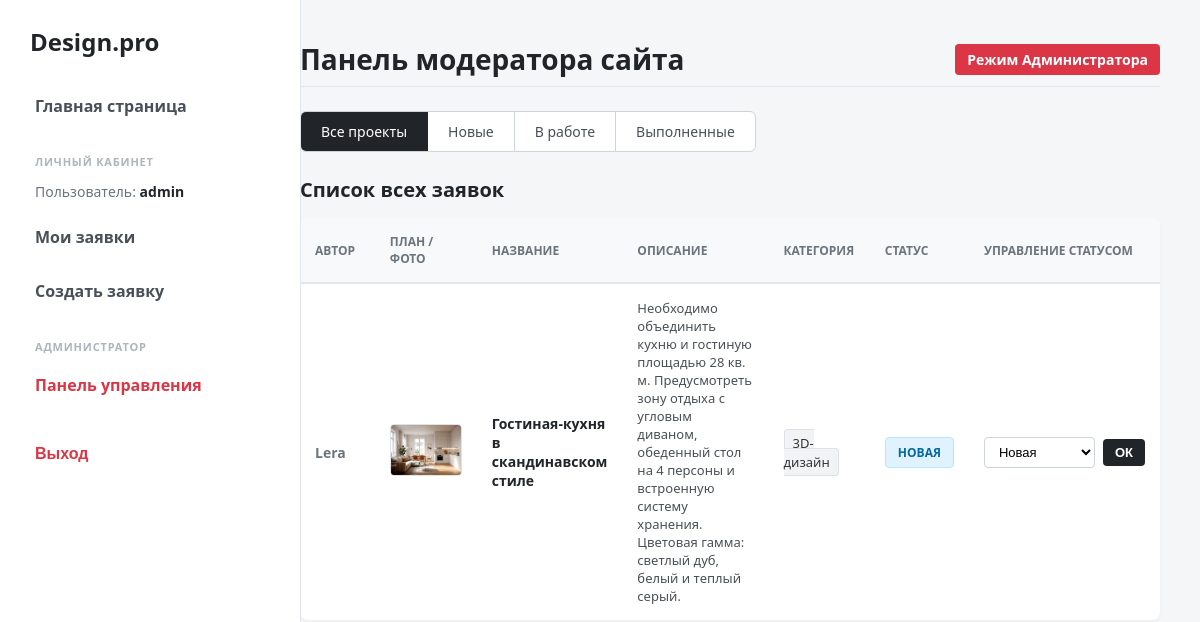
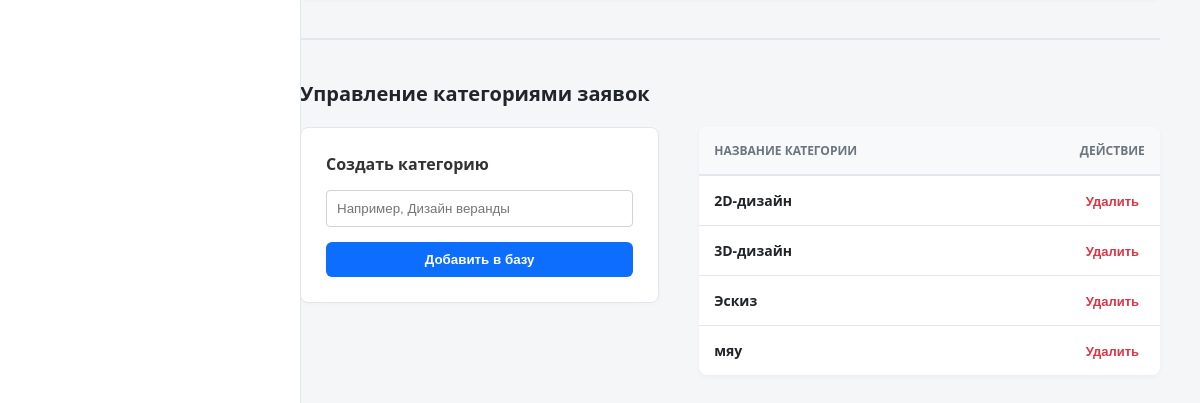
Page /catalog/admin-panel/ (signed in) on the earlier database version (2 pictures, top to bottom).
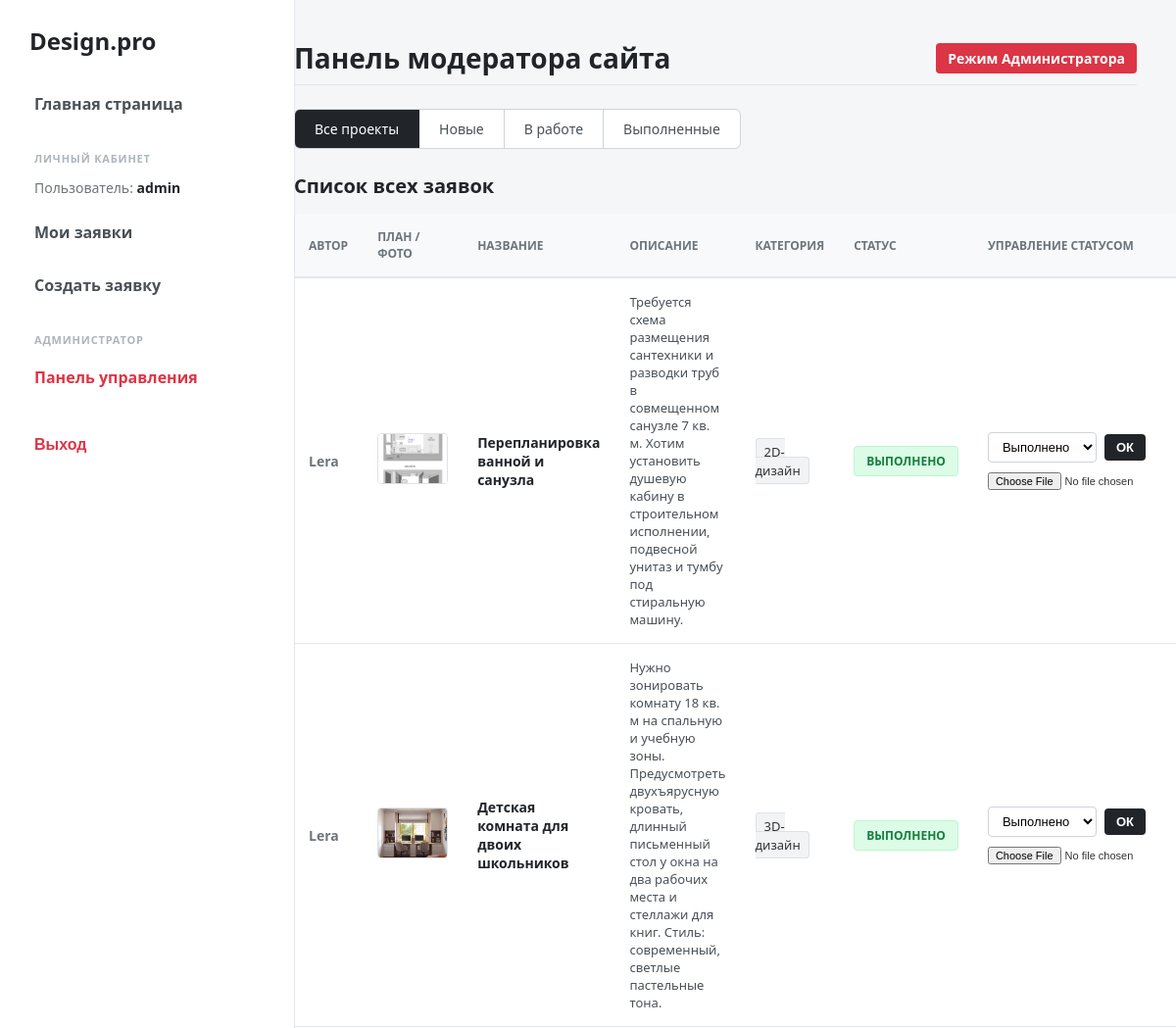
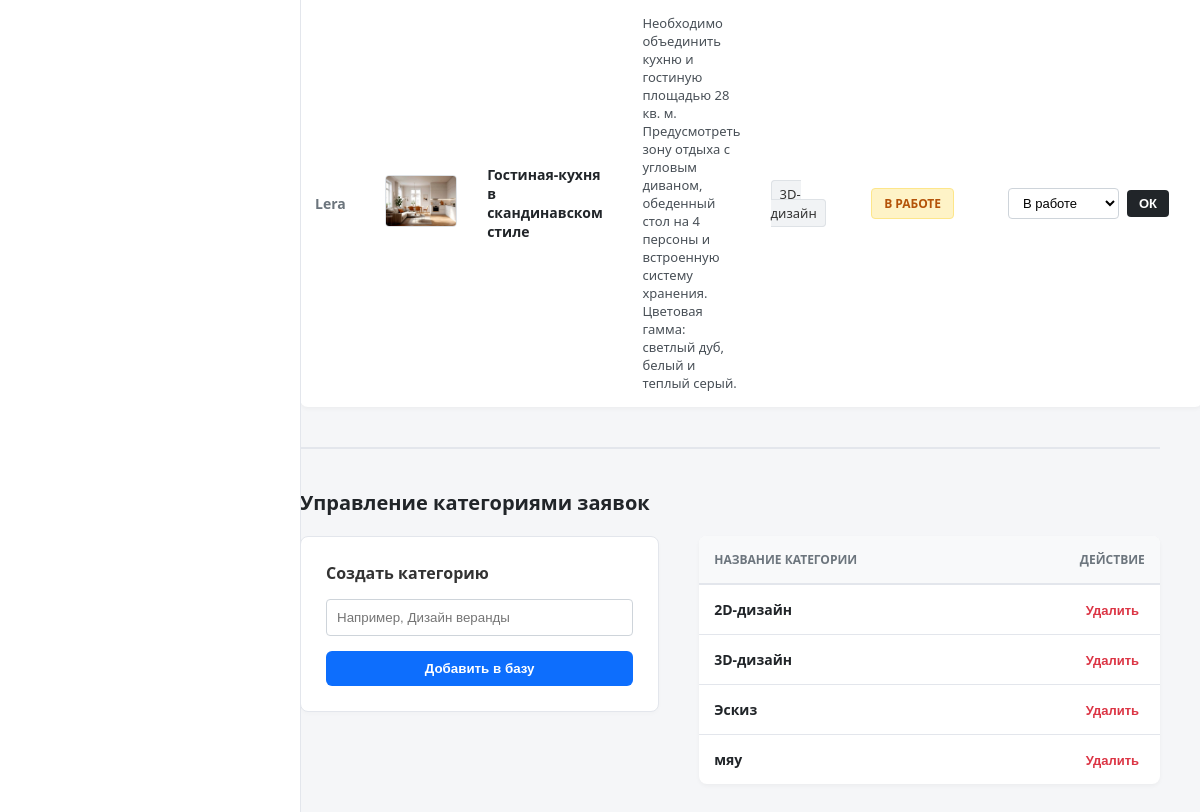
Same page on the later database version (2 pictures, top to bottom).
### catalog/models.py (models this page shows, shortened)
class Application(models.Model):
    STATUS_CHOICES = (
        ('n', 'Новая'),
        ('w', 'Принято в работу'),
        ('d', 'Выполнено'),
    )
    id = models.UUIDField(primary_key=True, default=uuid.uuid4, help_text="Уникальный ID заявки")
    user = models.ForeignKey(User, on_delete=models.CASCADE, verbose_name="Заявитель")
    title = models.CharField(max_length=200, verbose_name="Название") # чар для короткого
    description = models.TextField(verbose_name="Описание") # текст для длинного
    category = models.ForeignKey(Category, on_delete=models.CASCADE, verbose_name="Категория") #связь с таблицей категорий
    photo = models.ImageField(upload_to='plans/', verbose_name="Фото помещения или его план") #поле для загрузки картинки
    design_photo = models.ImageField(upload_to='designs/', null=True, blank=True, verbose_name="Итоговый дизайн")
    created_at = models.DateTimeField(auto_now_add=True, verbose_name="Временная метка добавления")
    status = models.CharField(max_length=1, choices=STATUS_CHOICES, default='n', verbose_name="Статус заявки")
    comment = models.TextField(null=True, blank=True, verbose_name="Комментарий администратора")
    class Meta:
        ordering = ['-created_at']  # свежие заявки выводятся в начале списка по умолчанию
        verbose_name = "Заявка"
        verbose_name_plural = "Заявки"

class Category(models.Model):
    name = models.CharField(max_length=200, unique=True, verbose_name="Название категории") #unique=True запрещает 2 одинаковых категории делать
    class Meta:
        verbose_name = "Категория заявки"
        verbose_name_plural = "Категории заявок"

### catalog/views.py (the view, shortened to what this page needs)
# urls.py: path('admin-panel/', views.admin_panel_view, name='admin-panel'),
@login_required
def admin_panel_view(request):
    if not request.user.is_staff:  # если у пользователя нет прав администратора, нельзя
        raise PermissionDenied
    all_apps = Application.objects.all().order_by('-created_at')
    all_categories = Category.objects.all().order_by('name')
    status_filter = request.GET.get('status')
    if status_filter in ['n', 'w', 'd']:
        all_apps = all_apps.filter(status=status_filter)
    return render(request, 'catalog/admin_panel.html', {
        'all_apps': all_apps,
        'all_categories': all_categories,
        'status_filter': status_filter
    })

### catalog/templates/catalog/admin_panel.html (shortened to what the changed rows need)
{% extends "catalog/base_generic.html" %}
{% block content %}
<div class="d-flex justify-content-between align-items-center mb-4 pb-2 border-bottom">
    <h2 style="font-weight: 800; margin: 0; font-size: 28px; color: #212529;">Панель модератора сайта</h2>
</div>
{% if all_apps %}
    <table class="custom-table mb-5">
        <thead>
            <tr>
                <th style="width: 10%;">Автор</th>
                <th style="width: 11%;">План / Фото</th>
                <th style="width: 15%;">Название</th>
                <th style="width: 22%;">Описание</th>
                <th style="width: 12%;">Категория</th>
                <th style="width: 11%;">Статус</th>
                <th style="width: 19%;">Управление статусом</th>
            </tr>
        </thead>
        <tbody>
            {% for app in all_apps %}
                <tr>
                    <td style="color: #6c757d; font-weight: 700;">{{ app.user.username }}</td>
                    <td>
                        {% if app.photo %}
                            <a href="{{ app.photo.url }}" target="_blank" title="Открыть план в полном размере">
                                <img src="{{ app.photo.url }}" alt="План" style="width: 70px; height: 50px; object-fit: cover; border-radius: 4px; border: 1px solid #dee2e6;">
                            </a>
                        {% else %}
                            <span style="color: #adb5bd; font-size: 12px;">Нет фото</span>
                        {% endif %}
                    </td>
                    <td style="font-weight: 700; color: #212529;">{{ app.title }}</td>
                    <td style="color: #495057; font-size: 13px;">{{ app.description }}</td>
                    <td><span style="background: #f1f3f5; padding: 4px 8px; border-radius: 4px; border: 1px solid #dee2e6; font-size: 13px; font-weight: 500;">{{ app.category.name }}</span></td>
                    <td>
                        {% if app.status == 'n' %}
                            <span class="badge badge-new">Новая</span>
                        {% elif app.status == 'w' %}
                            <span class="badge badge-work">В работе</span>
                        {% elif app.status == 'd' %}
                            <span class="badge badge-done">Выполнено</span>
                        {% endif %}
                    </td>
                    <td>
                        <form method="post" enctype="multipart/form-data" style="margin: 0;">
                            <div style="display: flex; gap: 8px; align-items: center;">
                                <select name="new_status" onchange="this.closest('form').querySelector('.design-upload').style.display = this.value === 'd' ? 'block' : 'none'" style="padding: 6px 10px; border: 1px solid #ced4da; border-radius: 4px; font-size: 13px; background-color: #fff;">
                                    <option value="n" {% if app.status == 'n' %}selected{% endif %}>Новая</option>
                                    <option value="w" {% if app.status == 'w' %}selected{% endif %}>В работе</option>
                                    <option value="d" {% if app.status == 'd' %}selected{% endif %}>Выполнено</option>
                                </select>
                                <button type="submit" class="btn-primary" style="padding: 6px 12px; font-size: 13px; border-radius: 4px; background-color: #212529;">ОК</button>
                            </div>
                            <div class="design-upload" style="display: {% if app.status == 'd' %}block{% else %}none{% endif %}; margin-top: 8px;">
                                <input type="file" name="design_photo" accept=".jpg,.jpeg,.png,.bmp" style="font-size: 11px; max-width: 180px;">
                            </div>
                        </form>
                    </td>
                </tr>
            {% endfor %}
        </tbody>
    </table>
{% else %}
    <div style="background: #fff; padding: 30px; text-align: center; color: #6c757d; border-radius: 8px; border: 1px solid #e3e6ec; margin-bottom: 40px;">
        Заявок с таким статусом нет.
    </div>
{% endif %}
<div style="margin-top: 40px; padding-top: 20px; border-top: 2px solid #e3e6ec;">
    <div style="display: flex; gap: 40px; align-items: flex-start;">
        <div style="width: 60%;">
            <table class="custom-table">
                <thead>
                    <tr>
                        <th style="width: 80%;">Название категории</th>
                        <th style="width: 20%; text-align: center;">Действие</th>
                    </tr>
                </thead>
                <tbody>
                    {% for cat in all_categories %}
                        <tr>
                            <td style="font-weight: 600; color: #212529;">{{ cat.name }}</td>
                            <td style="text-align: center;">
                                <form method="post" style="margin: 0;" onsubmit="return confirm('При удалении категории удалятся все связанные заявки! Удалить?');">
                                    <button type="submit" style="background: none; border: none; color: #dc3545; font-weight: 700; cursor: pointer; font-size: 13px;">Удалить</button>
                                </form>
                            </td>
                        </tr>
                    {% endfor %}
                </tbody>
            </table>
        </div>
    </div>
</div>
{% endblock %}

Differences in the rows shown:
removed Application: user.username "Lera", photo (picture), title "Гостиная-кухня в скандинавском стиле", description "Необходимо объединить кухню и гостиную площадью 28 кв. м. Предусмотреть зону отдыха с угловым диваном, обеденный стол на 4 персоны и встроенную систему хранения. Цветовая гамма: светлый дуб, белый и теплый серый.", category.name "3D-дизайн", shows "НОВАЯ", new_status "Новая"
added Application: user.username "Lera", photo (picture), title "Перепланировка ванной и санузла", description "Требуется схема размещения сантехники и разводки труб в совмещенном санузле 7 кв. м. Хотим установить душевую кабину в строительном исполнении, подвесной унитаз и тумбу под стиральную машину.", category.name "2D-дизайн", shows "ВЫПОЛНЕНО", new_status "Выполнено"
added Application: user.username "Lera", photo (picture), title "Детская комната для двоих школьников", description "Нужно зонировать комнату 18 кв. м на спальную и учебную зоны. Предусмотреть двухъярусную кровать, длинный письменный стол у окна на два рабочих места и стеллажи для книг. Стиль: современный, светлые пастельные тона.", category.name "3D-дизайн", shows "ВЫПОЛНЕНО", new_status "Выполнено"
added Application: user.username "Lera", photo (picture), title "Гостиная-кухня в скандинавском стиле", description "Необходимо объединить кухню и гостиную площадью 28 кв. м. Предусмотреть зону отдыха с угловым диваном, обеденный стол на 4 персоны и встроенную систему хранения. Цветовая гамма: светлый дуб, белый и теплый серый.", category.name "3D-дизайн", shows "В РАБОТЕ", new_status "В работе"
